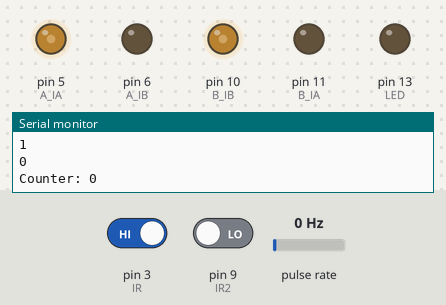
This sketch was run on a simulated Arduino Uno, built with avr-gcc and run on an emulated ATmega328P. Parts: output pins drawn as LEDs (lit = HIGH), the last lines printed to the serial monitor. Wiring (inferred from the names in the program): pulse sensor: data pin 2. The test bench sets the inputs (shaded band); at power-on: pin 3 (IR) HIGH, pin 9 (IR2) LOW, pulse rate 0 Hz.

Above: at 1.2 s.
1.3 s: pin 3 (IR) driven LOW
At 2.5 s:
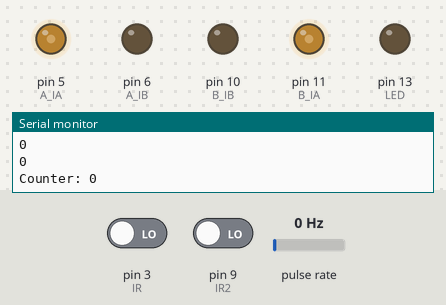
2.8 s: pin 9 (IR2) driven HIGH
At 3.9 s:
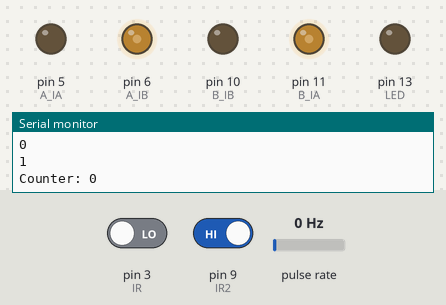
Timing chart, 0 to 5.8 s (numbered marks = the images above; inputs shaded):
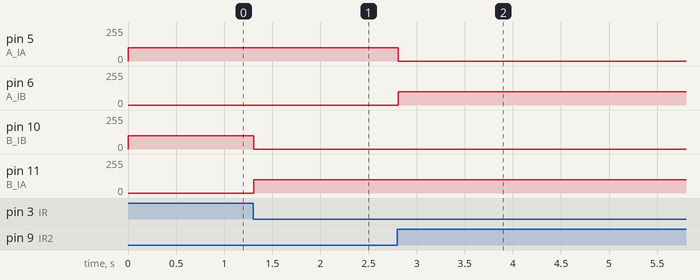

Measured:
- after the input at 1.3 s, pin 10 (B_IB): 100/255 → 0/255 at once; pin 11 (B_IA): 0/255 → 100/255 at once
- after the input at 2.8 s, pin 5 (A_IA): 100/255 → 0/255 at once; pin 6 (A_IB): 0/255 → 100/255 at once

The sketch:

rccar_trackingline.ino
```cpp
int encoder_pin = 2; // 엔코더 핀 정의
int counter = 0; // 엔코더 카운터 변수 초기화
int A_IA = 5; // 모터 A의 IA 핀 정의
int A_IB = 6; // 모터 A의 IB 핀 정의
int B_IA = 11; // 모터 B의 IA 핀 정의
int B_IB = 10; // 모터 B의 IB 핀 정의
int IR = 3; // 적외선 센서 핀 정의
int IR2 = 9; // 두 번째 적외선 센서 핀 정의
int LED = 13; // LED 핀 정의

void setup() {
  Serial.begin(9600); // 시리얼 통신을 9600 baud로 시작
  pinMode(encoder_pin, INPUT); // 엔코더 핀을 입력 모드로 설정
  pinMode(A_IA, OUTPUT); // 모터 A의 IA 핀을 출력 모드로 설정
  pinMode(A_IB, OUTPUT); // 모터 A의 IB 핀을 출력 모드로 설정
  pinMode(B_IA, OUTPUT); // 모터 B의 IA 핀을 출력 모드로 설정
  pinMode(B_IB, OUTPUT); // 모터 B의 IB 핀을 출력 모드로 설정
  pinMode(IR, INPUT); // 적외선 센서 핀을 입력 모드로 설정
  pinMode(IR2, INPUT); // 두 번째 적외선 센서 핀을 입력 모드로 설정
  pinMode(LED, OUTPUT); // LED 핀을 출력 모드로 설정
  attachInterrupt(digitalPinToInterrupt(encoder_pin), count_encoder, RISING); // 엔코더 인터럽트 설정
}

void loop() {
  int IRsensor = digitalRead(IR); // 적외선 센서 값 읽기
  int IR2sensor = digitalRead(IR2); // 두 번째 적외선 센서 값 읽기
  Serial.println(IRsensor); // 적외선 센서 값 출력
  Serial.println(IR2sensor); // 두 번째 적외선 센서 값 출력

  if (IRsensor == LOW && IR2sensor == HIGH) {
    turnright(); // 우회전 함수 호출
  } else if (IRsensor == HIGH && IR2sensor == LOW) {
    turnleft(); // 좌회전 함수 호출
  } else {
    forward(); // 전진 함수 호출
  }

  Serial.print("Counter: "); // "Counter: " 출력
  Serial.println(counter); // 카운터 값 출력
  delay(100); // 100ms 대기
}

void count_encoder() {
  counter++; // 카운터 증가
}

void forward() {
  analogWrite(A_IA, 100); // 모터 A 전진
  analogWrite(A_IB, 0); // 모터 A 전진
  analogWrite(B_IA, 100); // 모터 B 전진
  analogWrite(B_IB, 0); // 모터 B 전진
}

void backward() {
  analogWrite(A_IA, 0); // 모터 A 후진
  analogWrite(A_IB, 100); // 모터 A 후진
  analogWrite(B_IA, 0); // 모터 B 후진
  analogWrite(B_IB, 100); // 모터 B 후진
}

void turnleft() {
  analogWrite(A_IA, 100); // 모터 A 좌회전
  analogWrite(A_IB, 0); // 모터 A 좌회전
  analogWrite(B_IA, 0); // 모터 B 좌회전
  analogWrite(B_IB, 100); // 모터 B 좌회전
}

void turnright() {
  analogWrite(A_IA, 0); // 모터 A 우회전
  analogWrite(A_IB, 100); // 모터 A 우회전
  analogWrite(B_IA, 100); // 모터 B 우회전
  analogWrite(B_IB, 0); // 모터 B 우회전
}

void stop() {
  analogWrite(A_IA, 0); // 모터 A 정지
  analogWrite(A_IB, 0); // 모터 A 정지
  analogWrite(B_IA, 0); // 모터 B 정지
  analogWrite(B_IB, 0); // 모터 B 정지
}
```
